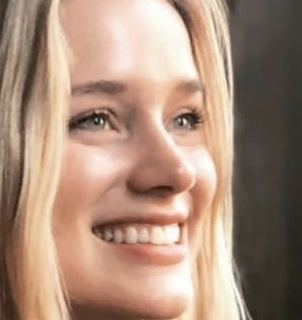
#> input picture dataset/Elizabeth Lail/Elizabeth Lail0_1051.jpg, 302 x 320 px; its folder holds only this picture in this run
$ python -i utils.py   (imports and definitions only)
#> lines starting #> are read from the running program, lines starting #| are printed output that depends on the picture
#> further down, picture is the input picture: shape (320, 302, 3); mean B, G, R 121.5, 140.3, 168.6
import os
import cv2
import numpy as np

IMG_SIZE = 128

face_cascade = cv2.CascadeClassifier(
    cv2.data.haarcascades + 'haarcascade_frontalface_default.xml'
)

def preprocess_face(image):
    gray = cv2.cvtColor(image, cv2.COLOR_BGR2GRAY)
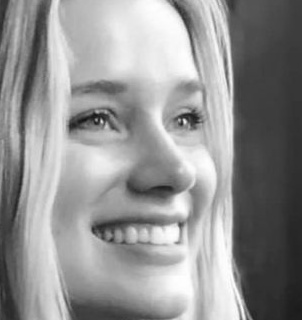
#> gray: shape (320, 302); min 17, max 255, mean 146.6

    faces = face_cascade.detectMultiScale(
        gray,
        scaleFactor=1.1,
        minNeighbors=5
    )
#> faces = [[27, 16, 252, 252]]

    if len(faces) == 0:
        return None

    x, y, w, h = faces[0]
#> x = 27; y = 16; w = 252; h = 252

    face = gray[y:y+h, x:x+w]
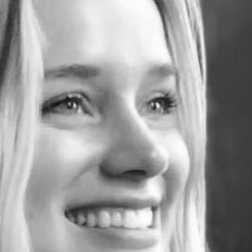
#> face: shape (252, 252); min 17, max 255, mean 158.9
    face = cv2.equalizeHist(face)
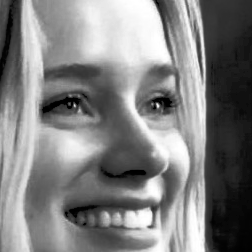
#> face: shape (252, 252); min 0, max 255, mean 128.3
    face = cv2.resize(face, (IMG_SIZE, IMG_SIZE))
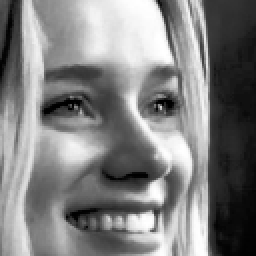
#> face: shape (128, 128) (shown 2 times larger); min 0, max 255, mean 128.2

    return face.flatten()

# [42 lines left out: function load_images_from_folder, not called in this run]

>>> import cv2
>>> picture = cv2.imread('dataset/Elizabeth Lail/Elizabeth Lail0_1051.jpg')
>>> result = preprocess_face(picture)
#> result = 16384 values, max 255 at index 68, min 0 at index 6434, mean 128.2

$ run again, on dataset/Elizabeth Lail/Elizabeth Lail101_1054.jpg
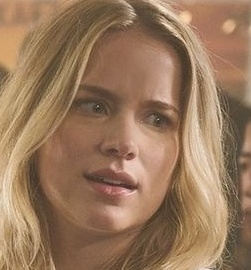
#> input picture dataset/Elizabeth Lail/Elizabeth Lail101_1054.jpg, 251 x 270 px
#> picture is the input picture: shape (270, 251, 3); mean B, G, R 91.9, 119.6, 152.3
#> in preprocess_face, `gray = cv2.cvtColor(image, cv2.COLOR_BGR2GRAY)`:
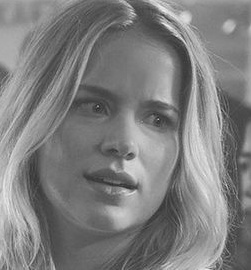
#> gray: shape (270, 251); min 37, max 241, mean 126.3
#> faces = [[31, 44, 178, 178]]
#> x = 31; y = 44; w = 178
#> in preprocess_face, `face = cv2.resize(face, (IMG_SIZE, IMG_SIZE))`:
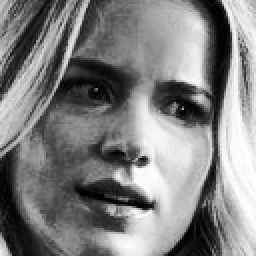
#> face: shape (128, 128) (shown 2 times larger); min 0, max 255, mean 128.6
#> result = 16384 values, max 255 at index 7543, min 0 at index 5552, mean 128.6

$ run again, on dataset/Elizabeth Lail/Elizabeth Lail104_1057.jpg
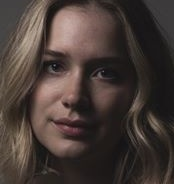
#> input picture dataset/Elizabeth Lail/Elizabeth Lail104_1057.jpg, 174 x 184 px
#> picture is the input picture: shape (184, 174, 3); mean B, G, R 54.2, 59.1, 70.7
#> in preprocess_face, `gray = cv2.cvtColor(image, cv2.COLOR_BGR2GRAY)`:
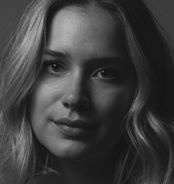
#> gray: shape (184, 174); min 15, max 179, mean 62
#> faces = [[18, 22, 118, 118]]
#> x = 18; y = 22; w = 118
#> in preprocess_face, `face = cv2.resize(face, (IMG_SIZE, IMG_SIZE))`:
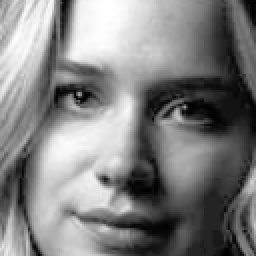
#> face: shape (128, 128) (shown 2 times larger); min 0, max 255, mean 128.7
#> result = 16384 values, max 255 at index 54, min 0 at index 6059, mean 128.7
